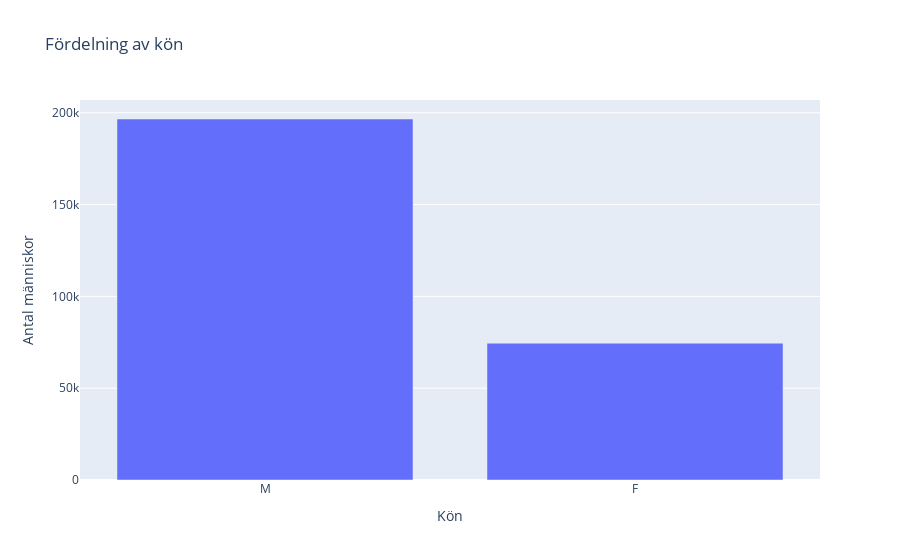

Notebook source saved alongside this figure:
### Markdown cell above
# G

### Code cell
# g)
olympia_men = len(athlete_events[(athlete_events["Sex"] == "M")])
olympia_women = len(athlete_events[(athlete_events["Sex"] == "F")])

fig = px.bar(
    athlete_events,
    x=athlete_events.Sex.unique(),
    y=[olympia_men, olympia_women],
    title="Fördelning av kön",
    labels={"x": "Kön", "y": "Antal människor"},
)
fig.show()

### Figure 1 — Plotly figure (JSON) as saved in the notebook; plotly's stock layout.template omitted (floating-point values rounded to 4 significant figures)
{"data": [{"alignmentgroup": "True", "hovertemplate": "Kön=%{x}<br>Antal människor=%{y}<extra></extra>", "legendgroup": "", "marker": {"color": "#636efa", "pattern": {"shape": ""}}, "name": "", "offsetgroup": "", "orientation": "v", "showlegend": false, "textposition": "auto", "type": "bar", "x": ["M", "F"], "xaxis": "x", "y": [196594, 74522], "yaxis": "y"}], "layout": {"barmode": "relative", "legend": {"tracegroupgap": 0}, "title": {"text": "Fördelning av kön"}, "xaxis": {"anchor": "y", "domain": [0, 1], "title": {"text": "Kön"}}, "yaxis": {"anchor": "x", "domain": [0, 1], "title": {"text": "Antal människor"}}}}
